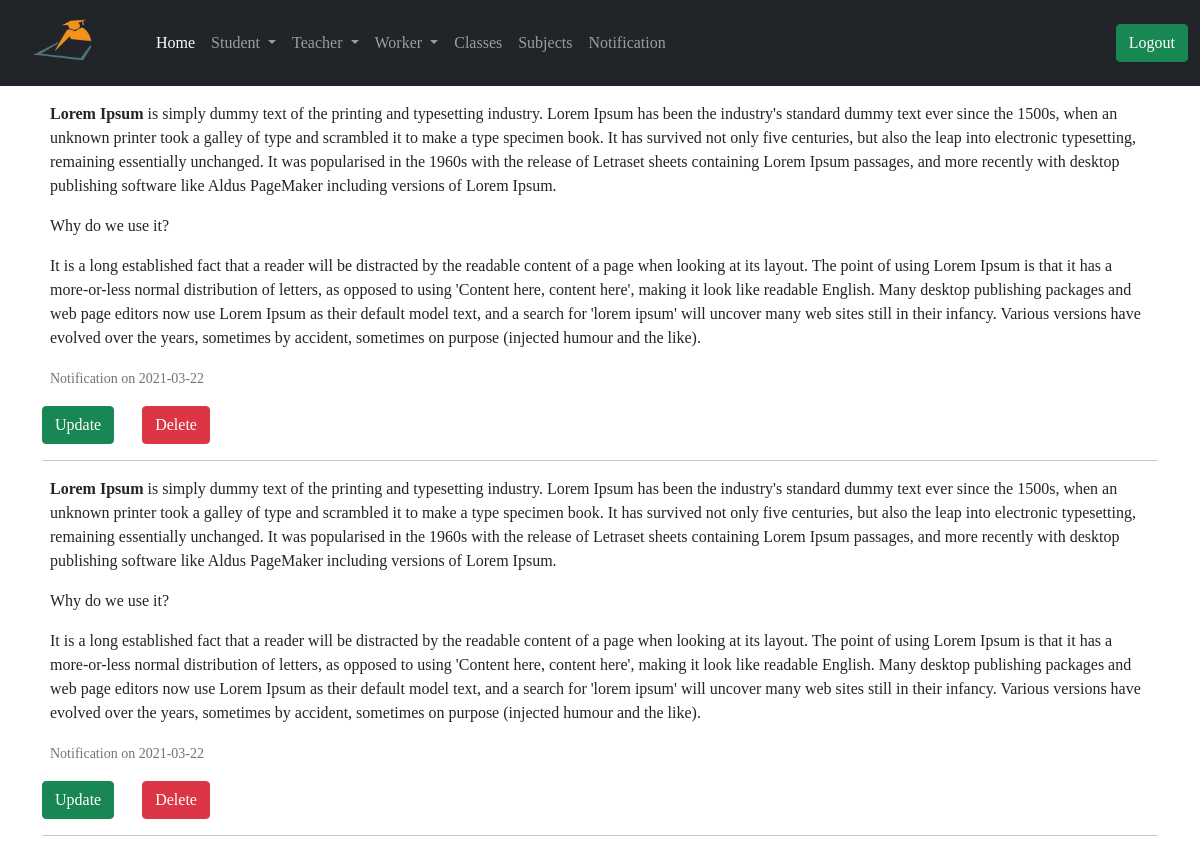
/administrator/get_notification (signed in), run on an earlier commit of the app's database.
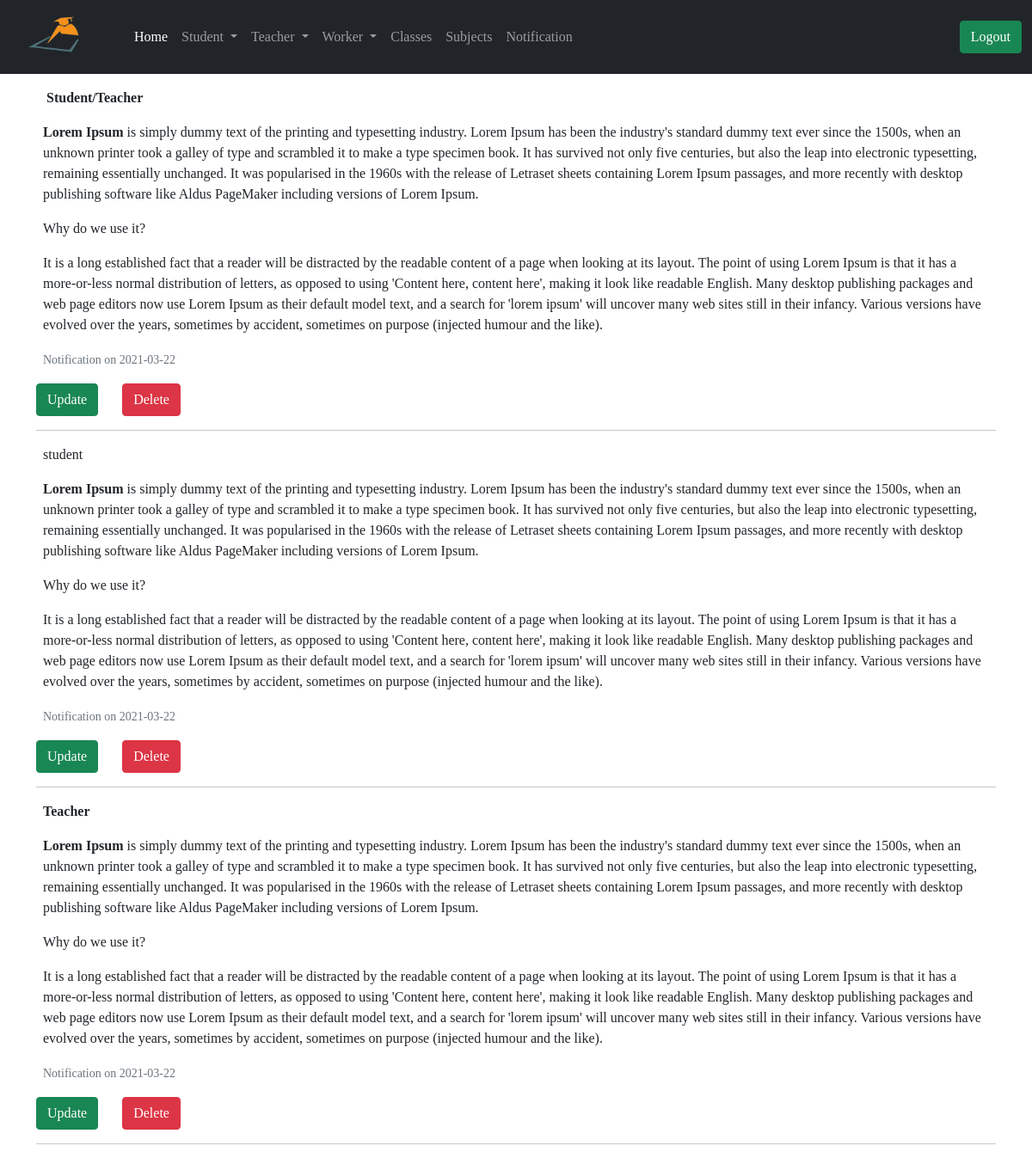
And on a later commit of the database.
### app/models.py (models this page shows, shortened)
class Notification(db.Model):
    id = db.Column(db.Integer, primary_key=True)
    notification = db.Column(db.Text)
    sender = db.Column(db.String(64))
    notify_date = db.Column(db.DateTime, default=datetime.utcnow())

### app/routes.py (the view)
@app.route('/administrator/get_notification')
@login_required
def get_notification():
    notifications = Notification.query.order_by(Notification.notify_date.desc()).all()
    return render_template('administrator/get_notification.html', title='Notification', notifications=notifications)

### app/models.py (called while the page is built)
@login.user_loader
def load_user(id):
    return User.query.get(int(id))

### app/routes.py (called while the page is built)
@app.before_request
def before_request():
    g.user = None
    if 'teacher_id' in session:
        user = Teacher.query.filter_by(id=session['teacher_id']).first()
        g.user = user

@app.before_request
def std_before_request():
    g.std_user = None
    if 'student_id' in session:
        std_user = Student.query.filter_by(id=session['student_id']).first()
        g.std_user = std_user

### app/templates/administrator/get_notification.html (shortened to what this page needs)
{% extends 'administrator/base.html' %}
{% block content %}
<div class="container">
    {% for notify in notifications %}
    <div class="m-2">
        <p class="text-capitalize text-justify">
            {{ notify.notification|safe }}
        </p>
        <p>
            <small class="text-muted">Notification on {{ notify.notify_date.strftime('%Y-%m-%d') }}</small>
        </p>
    </div>
    <a href=" {{ url_for('update_notification', id=notify.id) }} "><button class="btn btn-success ">Update</button></a>
    <button type="button" class="btn btn-danger ms-4" data-bs-toggle="modal" data-bs-target="#exampleModal">
        Delete
    </button>
    <hr>
      {% endfor %}
</div>
{% endblock %}

What changed in the data, as far as the page shows it:
added Notification: notification "Student/Teacher Lorem Ipsum is simply dummy text of the printing and typesetting industry. Lorem Ipsum has been the industry's standard dummy text ever since the 1500s, when an unknown printer took a galley of type and scrambled it to make a type specimen book. It has survived not only five centuries, but also the leap into electronic typesetting, remaining essentially unchanged. It was popularised in the 1960s with the release of Letraset sheets containing Lorem Ipsum passages, and more recently with desktop publishing software like Aldus PageMaker including versions of Lorem Ipsum. Why do we use it? It is a long established fact that a reader will be distracted by the readable content of…", notify_date "2021-03-22"
changed Notification: notification "Lorem Ipsum is simply…" → "student Lorem Ipsum is simply…"
changed Notification: notification "Lorem Ipsum is simply…" → "Teacher Lorem Ipsum is simply…"
